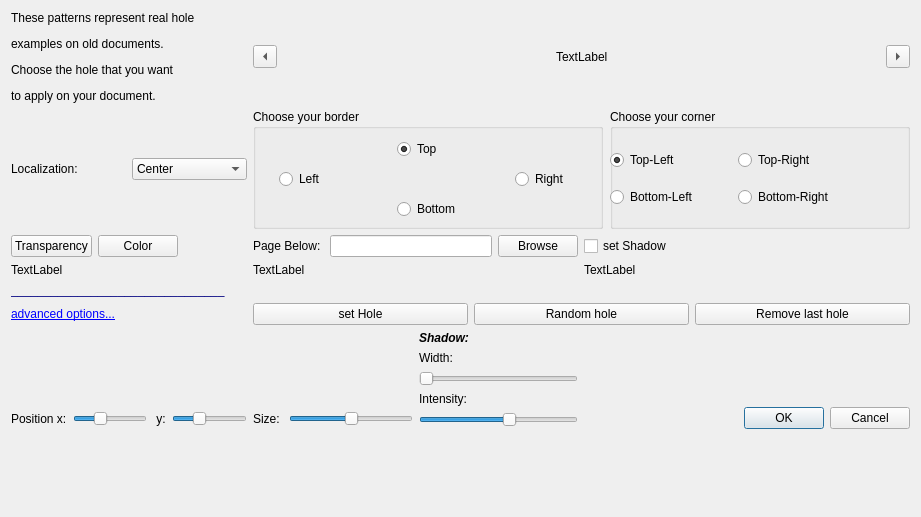
<?xml version="1.0" encoding="UTF-8"?>
<ui version="4.0">
 <class>HoleDegradationDialog</class>
 <widget class="QDialog" name="HoleDegradationDialog">
  <property name="geometry">
   <rect>
    <x>0</x>
    <y>0</y>
    <width>921</width>
    <height>517</height>
   </rect>
  </property>
  <property name="windowTitle">
   <string>HoleDegradationDialog</string>
  </property>
  <layout class="QGridLayout" name="gridLayout">
    <item row="6" column="0">
    <layout class="QHBoxLayout" name="horizLayout_2">
     <item>
      <widget class="QLabel" name="horizontalLabel">
       <property name="text">
        <string>Position x:</string>
       </property>
      </widget>
     </item>
     <item>
      <widget class="QSlider" name="horizontalSlider">
       <property name="minimum">
        <number>-50</number>
       </property>
       <property name="orientation">
        <enum>Qt::Horizontal</enum>
       </property>
      </widget>
     </item>
     <item>
      <widget class="QLabel" name="verticalLabel">
       <property name="text">
        <string> y:</string>
       </property>
      </widget>
     </item>
     <item>
      <widget class="QSlider" name="verticalSlider">
       <property name="minimum">
        <number>-50</number>
       </property>
       <property name="orientation">
        <enum>Qt::Horizontal</enum>
       </property>
      </widget>
     </item>
    </layout>
   </item>
   <item row="0" column="0">
    <widget class="QLabel" name="explicationLabel">
     <property name="text">
      <string>&lt;html&gt;&lt;head/&gt;&lt;body&gt;&lt;p&gt;These patterns represent real hole&lt;/p&gt;&lt;p&gt;examples on old documents.&lt;/p&gt;&lt;p&gt;Choose the hole that you want &lt;/p&gt;&lt;p&gt;to apply on your document.&lt;/p&gt;&lt;/body&gt;&lt;/html&gt;</string>
     </property>
    </widget>
   </item>
   <item row="0" column="1" colspan="2">
    <layout class="QHBoxLayout" name="patternsLayout">
     <item>
      <widget class="QToolButton" name="previousButton">
       <property name="toolTip">
        <string>Previous</string>
       </property>
       <property name="text">
        <string>...</string>
       </property>
       <property name="arrowType">
        <enum>Qt::LeftArrow</enum>
       </property>
      </widget>
     </item>
     <item>
      <spacer name="horizontalSpacer">
       <property name="orientation">
        <enum>Qt::Horizontal</enum>
       </property>
       <property name="sizeHint" stdset="0">
        <size>
         <width>40</width>
         <height>20</height>
        </size>
       </property>
      </spacer>
     </item>
     <item>
      <layout class="QVBoxLayout" name="verticalLayout">
       <item>
        <widget class="QLabel" name="patternLabel">
         <property name="maximumSize">
          <size>
           <width>130</width>
           <height>16777215</height>
          </size>
         </property>
         <property name="toolTip">
          <string>Pattern</string>
         </property>
         <property name="text">
          <string>TextLabel</string>
         </property>
        </widget>
       </item>
      </layout>
     </item>
     <item>
      <spacer name="horizontalSpacer_2">
       <property name="orientation">
        <enum>Qt::Horizontal</enum>
       </property>
       <property name="sizeHint" stdset="0">
        <size>
         <width>40</width>
         <height>20</height>
        </size>
       </property>
      </spacer>
     </item>
     <item>
      <widget class="QToolButton" name="nextButton">
       <property name="toolTip">
        <string>Next</string>
       </property>
       <property name="text">
        <string>...</string>
       </property>
       <property name="arrowType">
        <enum>Qt::RightArrow</enum>
       </property>
      </widget>
     </item>
    </layout>
   </item>
   <item row="4" column="0">
    <widget class="QLabel" name="separatorLabel">
     <property name="text">
      <string>&lt;html&gt;&lt;head/&gt;&lt;body&gt;&lt;p&gt;&lt;span style=&quot; color:#00007f;&quot;&gt;________________________________&lt;/span&gt;&lt;/p&gt;&lt;/body&gt;&lt;/html&gt;</string>
     </property>
    </widget>
   </item>
   <item row="3" column="0">
    <widget class="QLabel" name="originalLabel">
     <property name="maximumSize">
      <size>
       <width>180</width>
       <height>16777215</height>
      </size>
     </property>
     <property name="text">
      <string>TextLabel</string>
     </property>
    </widget>
   </item>
   <item row="5" column="0">
    <widget class="QLabel" name="advancedOptionsLink">
     <property name="text">
      <string>&lt;html&gt;&lt;head/&gt;&lt;body&gt;&lt;p&gt;&lt;a href=&quot;www.labri.fr&quot;&gt;&lt;span style=&quot; text-decoration: underline; color:#0000ff;&quot;&gt;advanced options...&lt;/span&gt;&lt;/a&gt;&lt;/p&gt;&lt;/body&gt;&lt;/html&gt;</string>
     </property>
    </widget>
   </item>
   <item row="1" column="0">

     <layout class="QHBoxLayout" name="horizLayout_3">
     <item>
      <widget class="QLabel" name="typeLabel">
       <property name="maximumSize">
        <size>
         <width>130</width>
         <height>16777215</height>
        </size>
       </property>
       <property name="toolTip">
        <string>Pattern</string>
       </property>
       <property name="text">
        <string>Localization: </string>
       </property>
      </widget>
     </item>
     <item>
      <widget class="QComboBox" name="typeComboBox">
       <item>
        <property name="text">
         <string>Center</string>
        </property>
       </item>
       <item>
        <property name="text">
         <string>Border</string>
        </property>
       </item>
       <item>
        <property name="text">
         <string>Corner</string>
        </property>
       </item>
      </widget>
     </item>
     </layout>
     
   </item>
   <item row="6" column="2">
    <widget class="QDialogButtonBox" name="buttonBox">
     <property name="orientation">
      <enum>Qt::Horizontal</enum>
     </property>
     <property name="standardButtons">
      <set>QDialogButtonBox::Cancel|QDialogButtonBox::Ok</set>
     </property>
    </widget>
   </item>
   <item row="1" column="1" colspan="2">
    <layout class="QHBoxLayout" name="groupsLayout">
     <item>
      <widget class="QGroupBox" name="borderGroupBox">
       <property name="minimumSize">
        <size>
         <width>350</width>
         <height>120</height>
        </size>
       </property>
       <property name="title">
        <string>Choose your border</string>
       </property>
       <widget class="QWidget" name="horizontalLayoutWidget_2">
        <property name="geometry">
         <rect>
          <x>10</x>
          <y>30</y>
          <width>368</width>
          <height>80</height>
         </rect>
        </property>
        <layout class="QHBoxLayout" name="horizontalLayout_5">
         <property name="spacing">
          <number>2</number>
         </property>
         <item>
          <layout class="QVBoxLayout" name="verticalLayout_4">
           <property name="spacing">
            <number>2</number>
           </property>
           <item>
            <spacer name="verticalSpacer_2">
             <property name="orientation">
              <enum>Qt::Vertical</enum>
             </property>
             <property name="sizeHint" stdset="0">
              <size>
               <width>20</width>
               <height>40</height>
              </size>
             </property>
            </spacer>
           </item>
           <item>
            <widget class="QRadioButton" name="leftButton">
             <property name="maximumSize">
              <size>
               <width>100</width>
               <height>16777215</height>
              </size>
             </property>
             <property name="text">
              <string>Left</string>
             </property>
            </widget>
           </item>
           <item>
            <spacer name="verticalSpacer_3">
             <property name="orientation">
              <enum>Qt::Vertical</enum>
             </property>
             <property name="sizeHint" stdset="0">
              <size>
               <width>20</width>
               <height>40</height>
              </size>
             </property>
            </spacer>
           </item>
          </layout>
         </item>
         <item>
          <layout class="QVBoxLayout" name="verticalLayout_8">
           <item>
            <widget class="QRadioButton" name="topButton">
             <property name="maximumSize">
              <size>
               <width>100</width>
               <height>16777215</height>
              </size>
             </property>
             <property name="text">
              <string>Top</string>
             </property>
             <property name="checked">
              <bool>true</bool>
             </property>
            </widget>
           </item>
           <item>
            <spacer name="verticalSpacer_4">
             <property name="orientation">
              <enum>Qt::Vertical</enum>
             </property>
             <property name="sizeHint" stdset="0">
              <size>
               <width>20</width>
               <height>40</height>
              </size>
             </property>
            </spacer>
           </item>
           <item>
            <widget class="QRadioButton" name="bottomButton">
             <property name="maximumSize">
              <size>
               <width>100</width>
               <height>16777215</height>
              </size>
             </property>
             <property name="text">
              <string>Bottom</string>
             </property>
            </widget>
           </item>
          </layout>
         </item>
         <item>
          <layout class="QVBoxLayout" name="verticalLayout_5">
           <item>
            <spacer name="verticalSpacer_5">
             <property name="orientation">
              <enum>Qt::Vertical</enum>
             </property>
             <property name="sizeHint" stdset="0">
              <size>
               <width>20</width>
               <height>40</height>
              </size>
             </property>
            </spacer>
           </item>
           <item>
            <widget class="QRadioButton" name="rightButton">
             <property name="maximumSize">
              <size>
               <width>100</width>
               <height>16777215</height>
              </size>
             </property>
             <property name="text">
              <string>Right</string>
             </property>
            </widget>
           </item>
           <item>
            <spacer name="verticalSpacer_6">
             <property name="orientation">
              <enum>Qt::Vertical</enum>
             </property>
             <property name="sizeHint" stdset="0">
              <size>
               <width>20</width>
               <height>40</height>
              </size>
             </property>
            </spacer>
           </item>
          </layout>
         </item>
        </layout>
       </widget>
      </widget>
     </item>
     <item>
      <spacer name="horizontalSpacer_3">
       <property name="orientation">
        <enum>Qt::Horizontal</enum>
       </property>
       <property name="sizeHint" stdset="0">
        <size>
         <width>40</width>
         <height>20</height>
        </size>
       </property>
      </spacer>
     </item>
     <item>
      <widget class="QGroupBox" name="cornerGroupBox">
       <property name="minimumSize">
        <size>
         <width>300</width>
         <height>100</height>
        </size>
       </property>
       <property name="title">
        <string>Choose your corner</string>
       </property>
       <widget class="QWidget" name="horizontalLayoutWidget_3">
        <property name="geometry">
         <rect>
          <x>0</x>
          <y>30</y>
          <width>249</width>
          <height>80</height>
         </rect>
        </property>
        <layout class="QHBoxLayout" name="horizontalLayout_6">
         <item>
          <layout class="QVBoxLayout" name="verticalLayout_6">
           <item>
            <widget class="QRadioButton" name="topLeftButton">
             <property name="text">
              <string>Top-Left</string>
             </property>
             <property name="checked">
              <bool>true</bool>
             </property>
            </widget>
           </item>
           <item>
            <widget class="QRadioButton" name="bottomLeftButton">
             <property name="text">
              <string>Bottom-Left</string>
             </property>
            </widget>
           </item>
          </layout>
         </item>
         <item>
          <layout class="QVBoxLayout" name="verticalLayout_7">
           <item>
            <widget class="QRadioButton" name="topRightButton">
             <property name="text">
              <string>Top-Right</string>
             </property>
            </widget>
           </item>
           <item>
            <widget class="QRadioButton" name="bottomRightButton">
             <property name="text">
              <string>Bottom-Right</string>
             </property>
            </widget>
           </item>
          </layout>
         </item>
        </layout>
       </widget>
      </widget>
     </item>
    </layout>
   </item>
   <item row="2" column="1">
    <layout class="QHBoxLayout" name="horizontalLayout_3">
     <item>
      <widget class="QLabel" name="pageBelowLabel">
       <property name="text">
        <string>Page Below: </string>
       </property>
      </widget>
     </item>
     <item>
      <widget class="QLineEdit" name="belowLineEdit"/>
     </item>
     <item>
      <widget class="QPushButton" name="browseButton">
       <property name="text">
        <string>Browse</string>
       </property>
      </widget>
     </item>
    </layout>
   </item>
   <item row="2" column="0">
    <layout class="QHBoxLayout" name="horizontalLayout_4">
     <item>
      <widget class="QPushButton" name="transparencyButton">
       <property name="text">
        <string>Transparency</string>
       </property>
      </widget>
     </item>
     <item>
      <widget class="QPushButton" name="colorButton">
       <property name="text">
        <string>Color</string>
       </property>
      </widget>
     </item>
     <item>
      <widget class="QLabel" name="colorLabel">
       <property name="text">
        <string>&lt;html&gt;&lt;head/&gt;&lt;body&gt;&lt;p/&gt;&lt;/body&gt;&lt;/html&gt;</string>
       </property>
      </widget>
     </item>
    </layout>
   </item>
   <item row="2" column="2">
    <widget class="QCheckBox" name="shadowCheckBox">
     <property name="text">
      <string>set Shadow</string>
     </property>
    </widget>
   </item>
   <item row="6" column="1">
    <layout class="QHBoxLayout" name="horizontalLayout">
     <item>
      <layout class="QHBoxLayout" name="hLayout_9">
       <item>
        <widget class="QLabel" name="sizeLabel">
         <property name="text">
          <string>Size: </string>
         </property>
        </widget>
       </item>
       <item>
        <widget class="QSlider" name="sizeSlider">
         <property name="minimum">
          <number>-100</number>
         </property>
         <property name="maximum">
          <number>100</number>
         </property>
         <property name="orientation">
          <enum>Qt::Horizontal</enum>
         </property>
        </widget>
       </item>

      </layout>
     </item>
     <item>
      <layout class="QVBoxLayout" name="verticalLayout_13">
       <item>
        <widget class="QLabel" name="shadowLabel">
         <property name="mouseTracking">
          <bool>true</bool>
         </property>
         <property name="text">
          <string>&lt;html&gt;&lt;head/&gt;&lt;body&gt;&lt;p&gt;&lt;span style=&quot; font-weight:600; font-style:italic;&quot;&gt;Shadow: &lt;/span&gt;&lt;/p&gt;&lt;/body&gt;&lt;/html&gt;</string>
         </property>
        </widget>
       </item>
       <item>
        <widget class="QLabel" name="widthLabel">
         <property name="text">
          <string>Width: </string>
         </property>
        </widget>
       </item>
       <item>
        <widget class="QSlider" name="widthSlider">
         <property name="minimum">
          <number>1</number>
         </property>
         <property name="maximum">
          <number>20</number>
         </property>
         <property name="orientation">
          <enum>Qt::Horizontal</enum>
         </property>
        </widget>
       </item>
       <item>
        <widget class="QLabel" name="intensityLabel">
         <property name="text">
          <string>Intensity: </string>
         </property>
        </widget>
       </item>
       <item>
        <widget class="QSlider" name="intensitySlider">
         <property name="minimum">
          <number>-100000</number>
         </property>
         <property name="maximum">
          <number>-13000</number>
         </property>
         <property name="value">
          <number>-50000</number>
         </property>
         <property name="orientation">
          <enum>Qt::Horizontal</enum>
         </property>
        </widget>
       </item>
       <item>
        <spacer name="verticalSpacer_10">
         <property name="orientation">
          <enum>Qt::Vertical</enum>
         </property>
         <property name="sizeHint" stdset="0">
          <size>
           <width>20</width>
           <height>40</height>
          </size>
         </property>
        </spacer>
       </item>
      </layout>
     </item>
    </layout>
   </item>
   <item row="5" column="1" colspan="2">
    <layout class="QHBoxLayout" name="buttonLayout">
     <item>
      <widget class="QPushButton" name="applyButton">
       <property name="text">
        <string>set Hole</string>
       </property>
      </widget>
     </item>
     <item>
      <widget class="QPushButton" name="randomButton">
       <property name="text">
        <string>Random hole</string>
       </property>
      </widget>
     </item>
     <item>
      <widget class="QPushButton" name="removeButton">
       <property name="text">
        <string>Remove last hole</string>
       </property>
      </widget>
     </item>
    </layout>
   </item>
   <item row="3" column="1">
    <widget class="QLabel" name="resultLabel">
     <property name="maximumSize">
      <size>
       <width>180</width>
       <height>16777215</height>
      </size>
     </property>
     <property name="text">
      <string>TextLabel</string>
     </property>
    </widget>
   </item>
   <item row="3" column="2">
    <widget class="QLabel" name="zoomLabel">
     <property name="text">
      <string>TextLabel</string>
     </property>
    </widget>
   </item>
  </layout>
 </widget>
 <resources/>
 <connections>
  <connection>
   <sender>buttonBox</sender>
   <signal>accepted()</signal>
   <receiver>HoleDegradationDialog</receiver>
   <slot>accept()</slot>
   <hints>
    <hint type="sourcelabel">
     <x>248</x>
     <y>254</y>
    </hint>
    <hint type="destinationlabel">
     <x>157</x>
     <y>274</y>
    </hint>
   </hints>
  </connection>
  <connection>
   <sender>buttonBox</sender>
   <signal>rejected()</signal>
   <receiver>HoleDegradationDialog</receiver>
   <slot>reject()</slot>
   <hints>
    <hint type="sourcelabel">
     <x>316</x>
     <y>260</y>
    </hint>
    <hint type="destinationlabel">
     <x>286</x>
     <y>274</y>
    </hint>
   </hints>
  </connection>
 </connections>
</ui>
